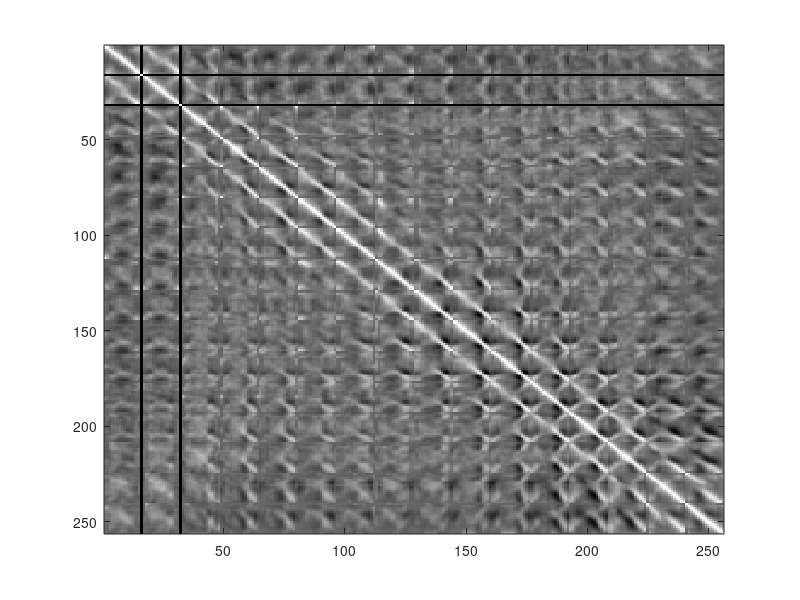

The MATLAB source for this figure: (Note: this script raises an error after producing the figure.)
%% TD ACP

% OBJECTIF : Dans un premier temps il s'agit de coder les fonctions de
% bases qui nous seront utile pour utiliser la méthode de l'ACP sur les 
%données fournies. 
% Ainsi nous avons à notre disposition trois fonctions (mypca() /
%projpca() / reconstructpca() ). 


clear;
close all;

%% Exercice 2

load('data_iris_usps_asi/uspsasi.mat');

%On choisi le caractère 3 donc on récupére les données correspondantes. 
indices = find(y==3);
xChif = x(indices, :);

% Matrice de corrélation
matCorr = corrcoef(xChif);
figure()
imagesc(matCorr);
colormap('gray');

%On test la méthode ACP sur les données : 

%on choisi 2 comme dimensions. 
d = 2;

[valprop, U, moy] = mypca(xChif);
p = U(:,1:d);
C = projpca(xChif, moy, p);

figure()
plot(C(:,1), C(:,2), 'r.');
title('Projection en 2D par ACP');
xlabel('Composante principale 1');
ylabel('Composante principale 2');

xhat = reconstructpca(C, p, moy);

figure()
subplot(1,2,1);
image(reshape(xhat(1,:), 16, 16)' * 100);
title('Image reconstituée');
colormap('gray');
subplot(1,2,2);
imagesc(reshape(xChif(1,:), 16, 16)' * 100);
title('Image originelle');
colormap('gray');
